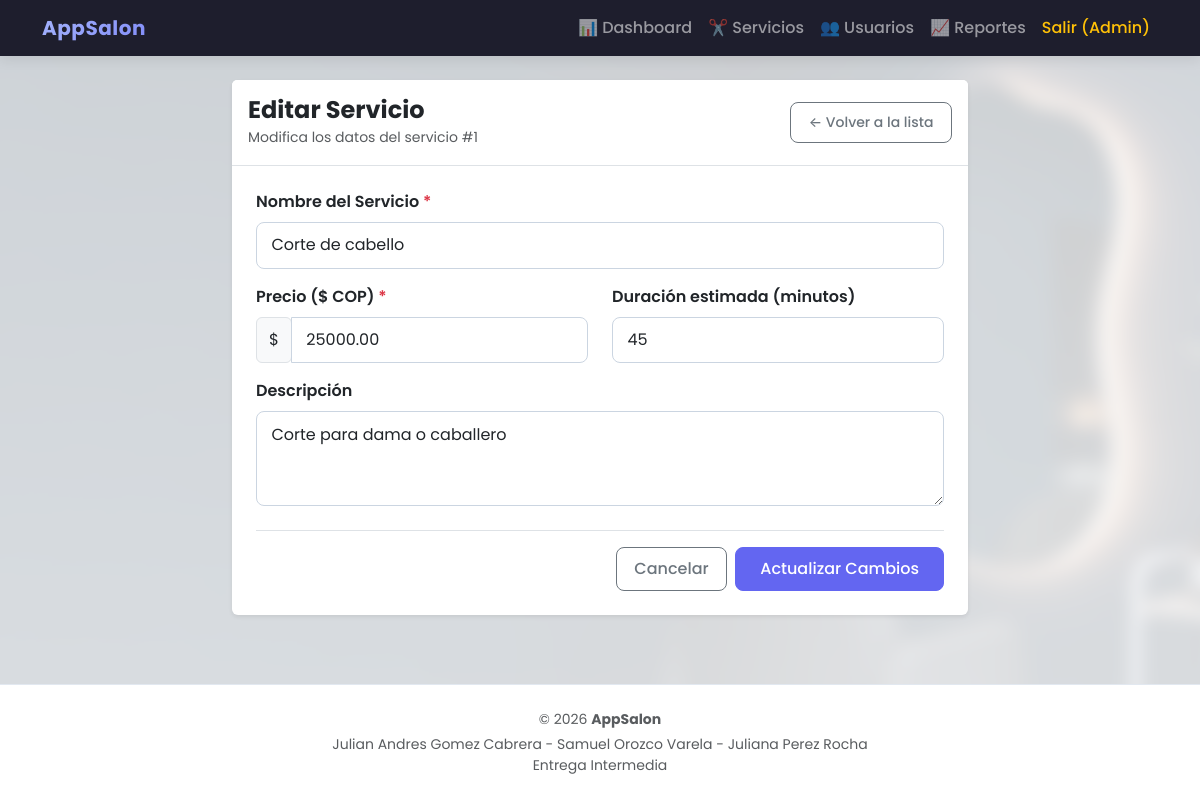
Screenshot of /index.php?url=servicios/editar&id=1 (signed in) with the database file from the repository.
### tables this page shows
CREATE TABLE servicios (
  id INT PRIMARY KEY AUTO_INCREMENT,
  nombre VARCHAR(60) NOT NULL,
  precio DECIMAL(10,2) NOT NULL,
  descripcion TEXT,
  duracion INT DEFAULT 60,
  activo TINYINT(1) DEFAULT 1,
  created_at TIMESTAMP DEFAULT CURRENT_TIMESTAMP
);

### includes/functions.php (called while the page is built, shortened)
<?php
function e($texto): string {
    return htmlspecialchars((string)$texto, ENT_QUOTES, 'UTF-8');
}
function render(string $vista, array $datos = []): void {
    extract($datos);
    include __DIR__ . '/../views/layout/header.php';
    include __DIR__ . '/../views/' . $vista . '.php';
    include __DIR__ . '/../views/layout/footer.php';
}

### controllers/ServiceController.php (called while the page is built, shortened)
<?php
class ServiceController {
    public function editar() {
        $id = filter_var($_GET['id'] ?? null, FILTER_VALIDATE_INT);
        $servicio = Service::buscar($id);
        $errores = [];
        render('services/admin/editar', [
            'servicio' => $servicio,
            'errores'  => $errores
        ]);
    }
}

### public/index.php (called while the page is built, shortened)
<?php
require_once __DIR__ . '/../includes/functions.php';
$rutas = [
    'auth/login'    => ['AuthController', 'login'],
    'auth/registro' => ['AuthController', 'registro'],
    'auth/logout'   => ['AuthController', 'logout'],
    'servicios/index'   => ['ServiceController', 'index'],
    'servicios/admin'   => ['ServiceController', 'admin'],
    'servicios/crear'   => ['ServiceController', 'crear'],
    'servicios/editar'  => ['ServiceController', 'editar'],
    'servicios/eliminar'=> ['ServiceController', 'eliminar'],
    'citas/crear'          => ['AppointmentController', 'crear'],
    'citas/editar'         => ['AppointmentController', 'editar'],
    'citas/mis-citas'      => ['AppointmentController', 'misCitas'],
    'citas/cancelar'       => ['AppointmentController', 'cancelar'],
    'citas/horas-ocupadas' => ['AppointmentController', 'horasOcupadas'],
    'citas/ver-correo'     => ['AppointmentController', 'verCorreoCita'],
    'admin/dashboard'      => ['AdminController', 'index'],
    'admin/cita-estado'    => ['AdminController', 'cambiarEstadoCita'],
    'admin/usuarios'       => ['AdminController', 'usuarios'],
    'admin/usuario-toggle' => ['AdminController', 'toggleUsuario'],
    'admin/disponibilidad' => ['AdminController', 'disponibilidad'],
    'admin/bloquear-hora'  => ['AdminController', 'bloquearHora'],
    'admin/liberar-hora'   => ['AdminController', 'liberarHora'],
    'admin/buzon'          => ['AdminController', 'buzon'],
    'admin/buzon-ver'      => ['AdminController', 'verCorreo'],
    'reportes/index' => ['ReportController', 'index'],
    'reportes/csv'   => ['ReportController', 'csv'],
    'reportes/pdf'   => ['ReportController', 'pdf'],
];
$url = $_GET['url'] ?? 'servicios/index';
try {
    [$controlador, $metodo] = $rutas[$url];
    (new $controlador())->$metodo();
} catch (Throwable $ex) {
    error_log($ex->getMessage());
    http_response_code(500);
    render('error', ['mensaje' => 'Ocurrió un error inesperado']);
}

### models/Service.php (called while the page is built, shortened)
<?php
class Service {
    public static function buscar($id): ?array {
        $db = conectarDB();
        $query = "SELECT * FROM servicios WHERE id = :id LIMIT 1";
        $stmt = $db->prepare($query);
        $stmt->execute([':id' => $id]);
        $servicio = $stmt->fetch();
        return $servicio ?: null;
    }
}

### views/services/admin/editar.php (the view, shortened to what this page needs)
<div class="row justify-content-center">
    <div class="col-lg-8">
        <div class="card shadow-sm border-0">
            <div class="card-header bg-white py-3 border-bottom">
                <div class="d-flex justify-content-between align-items-center">
                    <div>
                        <h1 class="h4 mb-0 fw-bold text-dark">Editar Servicio</h1>
                        <small class="text-muted">Modifica los datos del servicio #<?= e($servicio['id']) ?></small>
                    </div>
                    <a href="<?= BASE_URL ?>/index.php?url=servicios/admin" class="btn btn-sm btn-outline-secondary">
                        ← Volver a la lista
                    </a>
                </div>
            </div>
            <div class="card-body p-4">
                <form action="<?= BASE_URL ?>/index.php?url=servicios/editar&id=<?= e($servicio['id']) ?>" method="POST" novalidate>
                    <div class="mb-3">
                        <label for="nombre" class="form-label fw-semibold">Nombre del Servicio <span class="text-danger">*</span></label>
                        <input type="text"
                               class="form-control <?= isset($errores['nombre']) ? 'is-invalid' : '' ?>"
                               id="nombre"
                               name="nombre"
                               value="<?= e($servicio['nombre'] ?? '') ?>"
                               required>
                    </div>
                    <div class="row">
                        <div class="col-md-6 mb-3">
                            <label for="precio" class="form-label fw-semibold">Precio ($ COP) <span class="text-danger">*</span></label>
                            <div class="input-group has-validation">
                                <span class="input-group-text">$</span>
                                <input type="number"
                                       step="100"
                                       class="form-control <?= isset($errores['precio']) ? 'is-invalid' : '' ?>"
                                       id="precio"
                                       name="precio"
                                       value="<?= e($servicio['precio'] ?? '') ?>"
                                       required>
                            </div>
                        </div>
                        <div class="col-md-6 mb-3">
                            <label for="duracion" class="form-label fw-semibold">Duración estimada (minutos)</label>
                            <input type="number"
                                   class="form-control"
                                   id="duracion"
                                   name="duracion"
                                   value="<?= e($servicio['duracion'] ?? 60) ?>"
                                   min="5"
                                   step="5">
                        </div>
                    </div>
                    <div class="mb-4">
                        <label for="descripcion" class="form-label fw-semibold">Descripción</label>
                        <textarea class="form-control"
                                  id="descripcion"
                                  name="descripcion"
                                  rows="3"><?= e($servicio['descripcion'] ?? '') ?></textarea>
                    </div>
                    <div class="d-flex justify-content-end gap-2 pt-3 border-top">
                        <a href="<?= BASE_URL ?>/index.php?url=servicios/admin" class="btn btn-outline-secondary">
                            Cancelar
                        </a>
                        <button type="submit" class="btn btn-primary px-4">
                            Actualizar Cambios
                        </button>
                    </div>
                </form>
            </div>
        </div>
    </div>
</div>

### public/css/styles.css (style rules this page uses)
:root { --primary-color: #6366f1; --primary-hover: #4f46e5; --dark-bg: #1e1e2d; --card-border: rgba(0, 0, 0, 0.06); }
body { font-family: 'Poppins', -apple-system, BlinkMacSystemFont, sans-serif; background: transparent !important; color: #334155; min-height: 100vh; display: flex; flex-direction: column; position: relative; }
body::before { content: ""; position: fixed; top: 0; left: 0; width: 100vw; height: 100vh; background-image: linear-gradient(rgba(248, 250, 252, 0.82), rgba(248, 250, 252, 0.88)), url('../img/fondoappsalon.jpeg'); background-size: cover; background-position: center center; background-repeat: no-repeat; filter: blur(8px); transform: scale(1.05); z-index: -1; pointer-events: none; }
.form-control, .form-select { border-radius: 8px; padding: 0.65rem 0.9rem; border-color: #cbd5e1; }
.btn { border-radius: 8px; font-weight: 500; padding: 0.55rem 1.1rem; transition: all 0.2s ease; }
.btn-primary { background-color: var(--primary-color); border-color: var(--primary-color); }

### rows the page displays
servicios: id "1", nombre "Corte de cabello", precio "25000.00", duracion "45", descripcion "Corte para dama o caballero"

### other values shown
$_SESSION['nombre'] "Admin"
